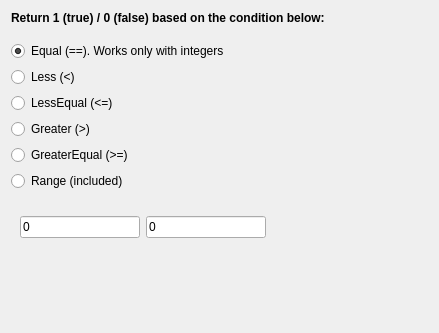
<?xml version="1.0" encoding="UTF-8"?>
<ui version="4.0">
 <class>BinaryFilter</class>
 <widget class="QWidget" name="BinaryFilter">
  <property name="geometry">
   <rect>
    <x>0</x>
    <y>0</y>
    <width>439</width>
    <height>333</height>
   </rect>
  </property>
  <property name="windowTitle">
   <string>Form</string>
  </property>
  <layout class="QVBoxLayout" name="verticalLayout_2">
   <item>
    <widget class="QLabel" name="label">
     <property name="font">
      <font>
       <weight>75</weight>
       <bold>true</bold>
      </font>
     </property>
     <property name="text">
      <string>Return 1 (true) / 0 (false) based on the condition below:</string>
     </property>
    </widget>
   </item>
   <item>
    <layout class="QVBoxLayout" name="verticalLayout">
     <property name="topMargin">
      <number>10</number>
     </property>
     <property name="bottomMargin">
      <number>10</number>
     </property>
     <item>
      <widget class="QRadioButton" name="radioEqual">
       <property name="focusPolicy">
        <enum>Qt::NoFocus</enum>
       </property>
       <property name="text">
        <string>Equal (==). Works only with integers</string>
       </property>
       <property name="checked">
        <bool>true</bool>
       </property>
      </widget>
     </item>
     <item>
      <widget class="QRadioButton" name="radioLess">
       <property name="focusPolicy">
        <enum>Qt::NoFocus</enum>
       </property>
       <property name="text">
        <string>Less (&lt;)</string>
       </property>
      </widget>
     </item>
     <item>
      <widget class="QRadioButton" name="radioLessEq">
       <property name="focusPolicy">
        <enum>Qt::NoFocus</enum>
       </property>
       <property name="text">
        <string>LessEqual (&lt;=)</string>
       </property>
      </widget>
     </item>
     <item>
      <widget class="QRadioButton" name="radioGreater">
       <property name="focusPolicy">
        <enum>Qt::NoFocus</enum>
       </property>
       <property name="text">
        <string>Greater (&gt;)</string>
       </property>
      </widget>
     </item>
     <item>
      <widget class="QRadioButton" name="radioGreaterEq">
       <property name="focusPolicy">
        <enum>Qt::NoFocus</enum>
       </property>
       <property name="text">
        <string>GreaterEqual (&gt;=)</string>
       </property>
      </widget>
     </item>
     <item>
      <widget class="QRadioButton" name="radioRange">
       <property name="focusPolicy">
        <enum>Qt::NoFocus</enum>
       </property>
       <property name="text">
        <string>Range (included)</string>
       </property>
      </widget>
     </item>
    </layout>
   </item>
   <item>
    <widget class="QWidget" name="" native="true">
     <property name="maximumSize">
      <size>
       <width>16777215</width>
       <height>40</height>
      </size>
     </property>
     <layout class="QHBoxLayout" name="horizontalLayout">
      <item>
       <widget class="QLineEdit" name="lineEditA">
        <property name="maximumSize">
         <size>
          <width>120</width>
          <height>16777215</height>
         </size>
        </property>
        <property name="focusPolicy">
         <enum>Qt::StrongFocus</enum>
        </property>
        <property name="text">
         <string>0</string>
        </property>
       </widget>
      </item>
      <item>
       <widget class="QLineEdit" name="lineEditB">
        <property name="maximumSize">
         <size>
          <width>120</width>
          <height>16777215</height>
         </size>
        </property>
        <property name="text">
         <string>0</string>
        </property>
       </widget>
      </item>
      <item>
       <spacer name="horizontalSpacer">
        <property name="orientation">
         <enum>Qt::Horizontal</enum>
        </property>
        <property name="sizeHint" stdset="0">
         <size>
          <width>40</width>
          <height>20</height>
         </size>
        </property>
       </spacer>
      </item>
     </layout>
    </widget>
   </item>
   <item>
    <spacer name="verticalSpacer">
     <property name="orientation">
      <enum>Qt::Vertical</enum>
     </property>
     <property name="sizeHint" stdset="0">
      <size>
       <width>20</width>
       <height>40</height>
      </size>
     </property>
    </spacer>
   </item>
  </layout>
 </widget>
 <resources/>
 <connections/>
</ui>
